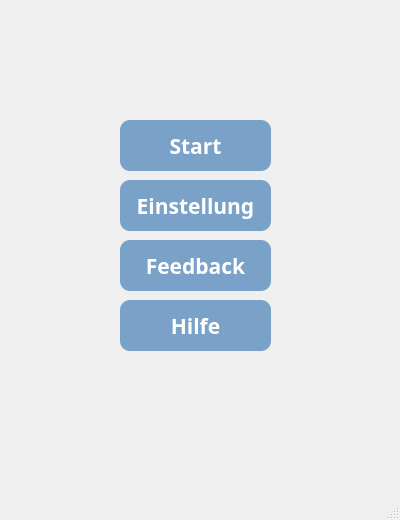
<?xml version="1.0" encoding="UTF-8"?>
<ui version="4.0">
 <class>MainWindow</class>
 <widget class="QMainWindow" name="MainWindow">
  <property name="geometry">
   <rect>
    <x>0</x>
    <y>0</y>
    <width>400</width>
    <height>520</height>
   </rect>
  </property>
  <property name="minimumSize">
   <size>
    <width>400</width>
    <height>520</height>
   </size>
  </property>
  <property name="windowTitle">
   <string>MainWindow</string>
  </property>
  <widget class="QWidget" name="centralwidget">
   <widget class="QPushButton" name="btnStart">
    <property name="geometry">
     <rect>
      <x>120</x>
      <y>120</y>
      <width>151</width>
      <height>51</height>
     </rect>
    </property>
    <property name="font">
     <font>
      <family>Century Gothic</family>
      <pointsize>16</pointsize>
      <weight>75</weight>
      <bold>true</bold>
     </font>
    </property>
    <property name="styleSheet">
     <string notr="true">QPushButton{border-style: solid; border-radius: 10px; background-color:rgba(26, 97, 168, 0.55); color:white;}
QPushButton:Hover{  background-color: rgba(255,255, 255, 0.55); color: black; border: 2px solid rgba(26, 97, 168, 0.99);}</string>
    </property>
    <property name="text">
     <string>Start</string>
    </property>
   </widget>
   <widget class="QPushButton" name="btnHelp">
    <property name="geometry">
     <rect>
      <x>120</x>
      <y>300</y>
      <width>151</width>
      <height>51</height>
     </rect>
    </property>
    <property name="font">
     <font>
      <family>Century Gothic</family>
      <pointsize>16</pointsize>
      <weight>75</weight>
      <bold>true</bold>
     </font>
    </property>
    <property name="styleSheet">
     <string notr="true">QPushButton{border-style: solid; border-radius: 10px; background-color:rgba(26, 97, 168, 0.55); color:white;}
QPushButton:Hover{  background-color: rgba(255,255, 255, 0.55); color: black; border: 2px solid rgba(26, 97, 168, 0.99);}</string>
    </property>
    <property name="text">
     <string>Hilfe</string>
    </property>
   </widget>
   <widget class="QPushButton" name="pushButton">
    <property name="geometry">
     <rect>
      <x>120</x>
      <y>240</y>
      <width>151</width>
      <height>51</height>
     </rect>
    </property>
    <property name="font">
     <font>
      <family>Century Gothic</family>
      <pointsize>16</pointsize>
      <weight>75</weight>
      <bold>true</bold>
     </font>
    </property>
    <property name="styleSheet">
     <string notr="true">QPushButton{border-style: solid; border-radius: 10px; background-color:rgba(26, 97, 168, 0.55); color:white;}
QPushButton:Hover{  background-color: rgba(255,255, 255, 0.55); color: black; border: 2px solid rgba(26, 97, 168, 0.99);}</string>
    </property>
    <property name="text">
     <string>Feedback</string>
    </property>
   </widget>
   <widget class="QPushButton" name="btnSetting">
    <property name="geometry">
     <rect>
      <x>120</x>
      <y>180</y>
      <width>151</width>
      <height>51</height>
     </rect>
    </property>
    <property name="font">
     <font>
      <family>Century Gothic</family>
      <pointsize>16</pointsize>
      <weight>75</weight>
      <bold>true</bold>
     </font>
    </property>
    <property name="styleSheet">
     <string notr="true">QPushButton{border-style: solid; border-radius: 10px; background-color:rgba(26, 97, 168, 0.55); color:white;}
QPushButton:Hover{  background-color: rgba(255,255, 255, 0.55); color: black; border: 2px solid rgba(26, 97, 168, 0.99);}</string>
    </property>
    <property name="text">
     <string>Einstellung</string>
    </property>
   </widget>
  </widget>
  <widget class="QMenuBar" name="menubar">
   <property name="geometry">
    <rect>
     <x>0</x>
     <y>0</y>
     <width>400</width>
     <height>26</height>
    </rect>
   </property>
  </widget>
  <widget class="QStatusBar" name="statusbar"/>
 </widget>
 <resources/>
 <connections/>
</ui>
